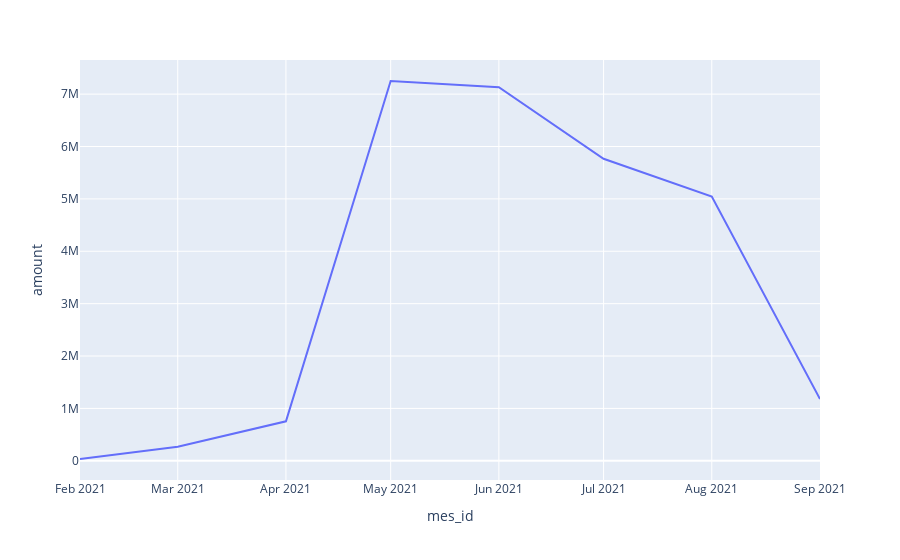

Here is the notebook cell this chart was saved with:
### Code cell
#
serie = df.groupby(['mes_id'])['amount'].sum().reset_index()
fig = px.line(serie, x='mes_id', y="amount")
fig.show()
serie

### Figure 1 — Plotly figure (JSON) as saved in the notebook; plotly's stock layout.template omitted (floating-point values rounded to 4 significant figures)
{"data": [{"hovertemplate": "mes_id=%{x}<br>amount=%{y}<extra></extra>", "legendgroup": "", "line": {"color": "#636efa", "dash": "solid"}, "mode": "lines", "name": "", "orientation": "v", "showlegend": false, "type": "scatter", "x": ["2021-02", "2021-03", "2021-04", "2021-05", "2021-06", "2021-07", "2021-08", "2021-09"], "xaxis": "x", "y": [34430.0, 269800.0, 753900.0, 7251000.0, 7133000.0, 5766000.0, 5045000.0, 1178000.0], "yaxis": "y"}], "layout": {"legend": {"tracegroupgap": 0}, "margin": {"t": 60}, "xaxis": {"anchor": "y", "domain": [0, 1], "title": {"text": "mes_id"}}, "yaxis": {"anchor": "x", "domain": [0, 1], "title": {"text": "amount"}}}}
